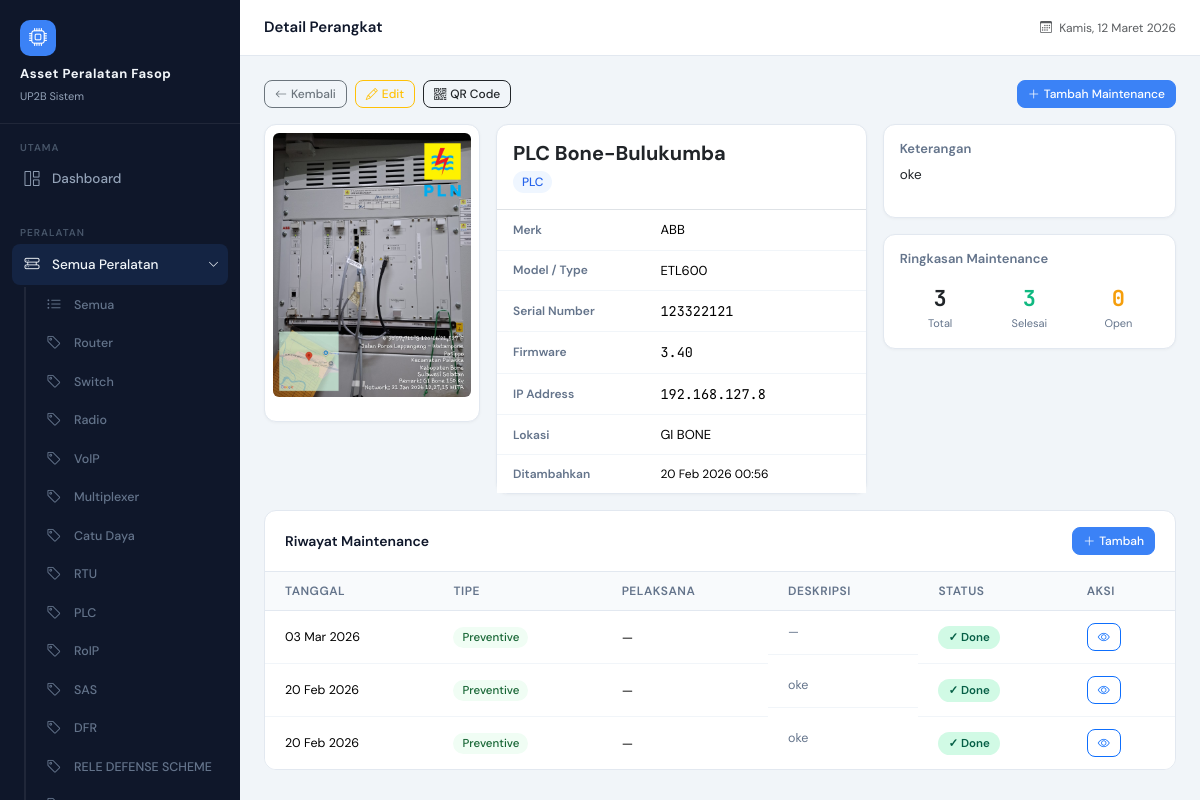
The app's page /view/20/ (signed in) with its own data.
### devices/models.py (models this page shows, shortened)
class DeviceType(models.Model):
    name = models.CharField(max_length=100)
    def __str__(self):
        return self.name

class Device(models.Model):
    nama = models.CharField(max_length=100)
    jenis = models.ForeignKey(
        DeviceType,
        on_delete=models.SET_NULL,
        null=True,
        blank=True
    )
    merk = models.CharField(max_length=100)
    type = models.CharField(max_length=100, blank=True, null=True)
    serial_number = models.CharField(max_length=100, blank=True, null=True)
    firmware_version = models.CharField(max_length=100, blank=True, null=True)
    ip_address = models.GenericIPAddressField()
    lokasi = models.CharField(max_length=150)
    keterangan = models.TextField(blank=True, null=True)
    foto = models.ImageField(upload_to='device_photos/', blank=True, null=True)
    created_at = models.DateTimeField(auto_now_add=True)
    deleted_by = models.ForeignKey(
        User,
        on_delete=models.SET_NULL,
        null=True,
        blank=True,
        related_name='deleted_devices'
    )
    is_deleted = models.BooleanField(default=False)

### maintenance/models.py (models this page shows, shortened)
class Maintenance(models.Model):
    MAINTENANCE_TYPE = (
        ('Preventive', 'Preventive'),
        ('Corrective', 'Corrective'),
    )
    STATUS_CHOICES = (
        ('Open', 'Open'),
        ('Done', 'Done'),
    )
    device          = models.ForeignKey(Device, on_delete=models.CASCADE)
    maintenance_type = models.CharField(max_length=20, choices=MAINTENANCE_TYPE)
    date            = models.DateField()
    description     = models.TextField(blank=True)
    technicians     = models.ManyToManyField(User, blank=True, related_name='maintenance_technician_set', verbose_name='Pelaksana')
    signed_by       = models.ForeignKey(User, on_delete=models.SET_NULL, null=True, blank=True, related_name='signed_maintenances', verbose_name='Ditandatangani oleh')
    signed_at       = models.DateTimeField(null=True, blank=True, verbose_name='Waktu TTD')
    status          = models.CharField(max_length=20, choices=STATUS_CHOICES, default='Open')
    photo           = models.ImageField(upload_to='maintenance_photos/', blank=True, null=True)
    created_at      = models.DateTimeField(auto_now_add=True)
    class Meta:
        ordering = ['-date']

### devices/views.py (the view)
# urls.py: path('view/<int:pk>/', views.device_detail, name='device_view'),
@login_required
def device_detail(request, pk):
    device = get_object_or_404(Device, pk=pk)
    maintenance_history = Maintenance.objects.filter(device=device).order_by('-date')
    maintenance_total = maintenance_history.count()
    maintenance_done = maintenance_history.filter(status='Done').count()
    maintenance_open = maintenance_history.filter(status='Open').count()
    return render(request, 'devices/device_detail.html', {
        'device': device,
        'maintenance_history': maintenance_history,
        'maintenance_total': maintenance_total,
        'maintenance_done': maintenance_done,
        'maintenance_open': maintenance_open,
    })

### devices/context_processors.py (called while the page is built)
def device_types(request):
    return {
        'navbar_device_types': DeviceType.objects.all()
    }

def lokasi_list(request):
    lokasi = (
        Device.objects
        .filter(is_deleted=False)
        .exclude(lokasi__isnull=True)
        .exclude(lokasi__exact='')
        .exclude(lokasi__iexact='none')
        .annotate(lokasi_clean=Trim('lokasi'))
        .values_list('lokasi_clean', flat=True)
        .distinct()
        .order_by('lokasi_clean')
    )
    return {
        'navbar_lokasi_list': lokasi
    }

### devices/templates/devices/device_detail.html (shortened to what this page needs)
{% extends 'base.html' %}
{% block page_title %}Detail Perangkat{% endblock %}
{% block content %}
<div class="d-flex align-items-center gap-2 mb-3">
    <a href="{% url 'device_list' %}" class="btn btn-sm btn-outline-secondary">
        <i class="bi bi-arrow-left me-1"></i>Kembali
    </a>
    <a href="{% url 'device_edit' device.id %}" class="btn btn-sm btn-outline-warning">
        <i class="bi bi-pencil me-1"></i>Edit
    </a>
    <a href="{% url 'device_qr' device.id %}" class="btn btn-sm btn-outline-dark" target="_blank">
        <i class="bi bi-qr-code me-1"></i>QR Code
    </a>
    <a href="{% url 'maintenance_add_device' device.id %}" class="btn btn-sm btn-primary ms-auto">
        <i class="bi bi-plus-lg me-1"></i>Tambah Maintenance
    </a>
</div>
<div class="row g-3">
    <div class="col-md-3">
        <div class="card">
            <div class="card-body text-center p-2">
                {% if device.foto %}
                    <img src="{{ device.foto.url }}" class="img-fluid rounded mb-3" style="max-height:350px; object-fit:contain;">
                {% else %}
                    <div class="d-flex align-items-center justify-content-center rounded mb-3"
                         style="height:160px; background:#f1f5f9; color:#94a3b8;">
                        <i class="bi bi-image fs-1"></i>
                    </div>
                {% endif %}
            </div>
        </div>
    </div>
    <div class="col-md-5">
        <div class="card h-100">
            <div class="card-body p-0">
                <div class="p-3 border-bottom">
                    <h5 class="mb-1" style="font-weight:700;">{{ device.nama }}</h5>
                    {% if device.jenis %}
                    <span style="font-size:12px; background:#eff6ff; color:#2563eb; padding:3px 9px; border-radius:20px; font-weight:500;">
                        {{ device.jenis }}
                    </span>
                    {% endif %}
                </div>
                <table class="table table-sm mb-0">
                    <tr>
                        <td style="width:40%; font-size:12px; color:#64748b; font-weight:600; padding:10px 16px;">Merk</td>
                        <td style="font-size:13px; padding:10px 16px;">{{ device.merk }}</td>
                    </tr>
                    <tr>
                        <td style="font-size:12px; color:#64748b; font-weight:600; padding:10px 16px;">Model / Type</td>
                        <td style="font-size:13px; padding:10px 16px;">{{ device.type|default:"-" }}</td>
                    </tr>
                    <tr>
                        <td style="font-size:12px; color:#64748b; font-weight:600; padding:10px 16px;">Serial Number</td>
                        <td class="mono" style="padding:10px 16px;">{{ device.serial_number|default:"-" }}</td>
                    </tr>
                    <tr>
                        <td style="font-size:12px; color:#64748b; font-weight:600; padding:10px 16px;">Firmware</td>
                        <td class="mono" style="padding:10px 16px;">{{ device.firmware_version|default:"-" }}</td>
                    </tr>
                    <tr>
                        <td style="font-size:12px; color:#64748b; font-weight:600; padding:10px 16px;">IP Address</td>
                        <td class="mono" style="padding:10px 16px;">{{ device.ip_address }}</td>
                    </tr>
                    <tr>
                        <td style="font-size:12px; color:#64748b; font-weight:600; padding:10px 16px;">Lokasi</td>
                        <td style="font-size:13px; padding:10px 16px;">{{ device.lokasi }}</td>
                    </tr>
                    <tr>
                        <td style="font-size:12px; color:#64748b; font-weight:600; padding:10px 16px;">Ditambahkan</td>
                        <td style="font-size:12px; padding:10px 16px;">{{ device.created_at|date:"d M Y H:i" }}</td>
                    </tr>
                </table>
            </div>
        </div>
    </div>
    <div class="col-md-4">
        <div class="card">
            <div class="card-body">
                <h6 style="font-size:13px; font-weight:600; color:#64748b;">Keterangan</h6>
                <p style="font-size:13.5px;">{{ device.keterangan|default:"—" }}</p>
            </div>
        </div>
        <div class="card mt-3">
            <div class="card-body">
                <h6 style="font-size:13px; font-weight:600; color:#64748b;" class="mb-3">Ringkasan Maintenance</h6>
                <div class="row g-2 text-center">
                    <div class="col-4">
                        <div style="font-size:22px; font-weight:700; font-family:'JetBrains Mono', monospace;">
                            {{ maintenance_total }}
                        </div>
                        <div style="font-size:11px; color:#64748b;">Total</div>
                    </div>
                    <div class="col-4">
                        <div style="font-size:22px; font-weight:700; font-family:'JetBrains Mono', monospace; color:#10b981;">
                            {{ maintenance_done }}
                        </div>
                        <div style="font-size:11px; color:#64748b;">Selesai</div>
                    </div>
                    <div class="col-4">
                        <div style="font-size:22px; font-weight:700; font-family:'JetBrains Mono', monospace; color:#f59e0b;">
                            {{ maintenance_open }}
                        </div>
                        <div style="font-size:11px; color:#64748b;">Open</div>
                    </div>
                </div>
            </div>
        </div>
    </div>
</div>
<div class="table-card mt-3">
    <div class="table-header">
        <h6>Riwayat Maintenance</h6>
        <a href="{% url 'maintenance_add_device' device.id %}" class="btn btn-sm btn-primary">
            <i class="bi bi-plus-lg me-1"></i>Tambah
        </a>
    </div>
    <div class="table-responsive">
        <table class="table">
            <thead>
                <tr>
                    <th>Tanggal</th>
                    <th>Tipe</th>
                    <th>Pelaksana</th>
                    <th>Deskripsi</th>
                    <th>Status</th>
                    <th>Aksi</th>
                </tr>
            </thead>
            <tbody>
                {% for m in maintenance_history %}
                <tr>
                    <td style="font-size:12.5px;white-space:nowrap;">{{ m.date|date:"d M Y" }}</td>
                    <td>
                        <span style="font-size:11.5px;padding:3px 9px;border-radius:20px;font-weight:500;
                            {% if m.maintenance_type == 'Preventive' %}background:#f0fdf4;color:#166534;{% else %}background:#fff7ed;color:#9a3412;{% endif %}">
                            {{ m.maintenance_type }}
                        </span>
                    </td>
                    <td style="font-size:13px;">{{ m.technician|default:"—" }}</td>
                    <td style="font-size:12.5px;color:#64748b;max-width:220px;" class="text-truncate-2">
                        {{ m.description|default:"—" }}
                    </td>
                    <td>
                        {% if m.status == 'Done' %}
                        <span class="badge-status badge-done">&#10003; Done</span>
                        {% else %}
                        <span class="badge-status badge-open">&#9679; Open</span>
                        {% endif %}
                    </td>
                    <td>
                        <a href="{% url 'maintenance_view' m.id %}" class="btn btn-sm btn-outline-primary" title="Detail">
                            <i class="bi bi-eye"></i>
                        </a>
                    </td>
                </tr>
                {% endfor %}
            </tbody>
        </table>
    </div>
</div>
{% endblock %}

### devices/templates/base.html (shortened to what this page needs)
<!DOCTYPE html>
<html lang="id">
<head>
    <link href="https://cdn.jsdelivr.net/npm/bootstrap@5.3.2/dist/css/bootstrap.min.css" rel="stylesheet">
    <link href="https://cdn.jsdelivr.net/npm/bootstrap-icons@1.11.3/font/bootstrap-icons.css" rel="stylesheet">
</head>
<body>
<div id="sidebar">
    <div class="sidebar-brand">
        <div class="brand-icon"><i class="bi bi-cpu"></i></div>
        <h6>Asset Peralatan Fasop</h6>
        <small>UP2B Sistem</small>
    </div>
    <div class="sidebar-section">
        <div class="sidebar-section-label">Utama</div>
        <a href="{% url 'dashboard' %}" class="sidebar-link {% if request.resolver_match.url_name == 'dashboard' %}active{% endif %}">
            <span class="si-icon"><i class="bi bi-grid-1x2"></i></span>
            Dashboard
        </a>
    </div>
    <div class="sidebar-section">
        <div class="sidebar-section-label">Peralatan</div>
        {% with url_name=request.resolver_match.url_name jenis_param=request.GET.jenis %}
        <button class="sidebar-link sidebar-group-toggle w-100 text-start border-0
            {% if 'device' in url_name or url_name == 'lokasi_list' %}active open{% endif %}"
            data-target="submenu-peralatan" type="button">
            <span class="si-icon"><i class="bi bi-hdd-rack"></i></span>
            Semua Peralatan
            <i class="bi bi-chevron-right sidebar-toggle-btn ms-auto"></i>
        </button>
        <div class="sidebar-submenu {% if 'device' in url_name or url_name == 'lokasi_list' %}open{% endif %}"
             id="submenu-peralatan">
            <a href="{% url 'device_list' %}"
               class="sidebar-link {% if url_name == 'device_list' and not jenis_param %}active{% endif %}">
                <span class="si-icon"><i class="bi bi-list-ul"></i></span>
                Semua
            </a>
            {% for jenis in navbar_device_types %}
            {% with jenis_id_str=jenis.id|stringformat:"s" %}
            <a href="{% url 'device_list' %}?jenis={{ jenis.id }}"
               class="sidebar-link
               {% if url_name == 'device_view' and active_device_jenis_id == jenis.id %}active{% endif %}">
                <span class="si-icon"><i class="bi bi-tag"></i></span>
                {{ jenis.name }}
            </a>
            {% endwith %}
            {% endfor %}
        </div>
        {% endwith %}
    </div>
</div>
<div id="main-content">
    <div id="topbar">
        <span class="topbar-title">{% block page_title %}{% endblock %}</span>
        <div class="topbar-right">
            <span class="text-muted" style="font-size:12px;">
                <i class="bi bi-calendar3 me-1"></i>
                <span id="topbar-date"></span>
            </span>
        </div>
    </div>
    <div class="page-content">
        {% block content %}{% endblock %}
    </div>
</div>
</body>
</html>

### records on screen
DeviceType: name "Router"
DeviceType: name "Switch"
DeviceType: name "Radio"
DeviceType: name "VoIP"
DeviceType: name "Multiplexer"
DeviceType: name "Catu Daya"
DeviceType: name "RTU"
DeviceType: name "PLC"
DeviceType: name "RoIP"
DeviceType: name "SAS"
DeviceType: name "DFR"
DeviceType: name "RELE DEFENSE SCHEME"
Device: foto (picture), nama "PLC Bone-Bulukumba", jenis "PLC", merk "ABB", type "ETL600", serial_number "123322121", firmware_version "3.40", ip_address "192.168.127.8", lokasi "GI BONE", created_at "20 Feb 2026 00:56", keterangan "oke"
Maintenance: date "03 Mar 2026", maintenance_type "Preventive", technician "—", description "—", status "✓ Done"
Maintenance: date "20 Feb 2026", maintenance_type "Preventive", technician "—", description "oke", status "✓ Done"
Maintenance: date "20 Feb 2026", maintenance_type "Preventive", technician "—", description "oke", status "✓ Done"

### other values on screen
{{ maintenance_total }} "3"
{{ maintenance_done }} "3"
{{ maintenance_open }} "0"
